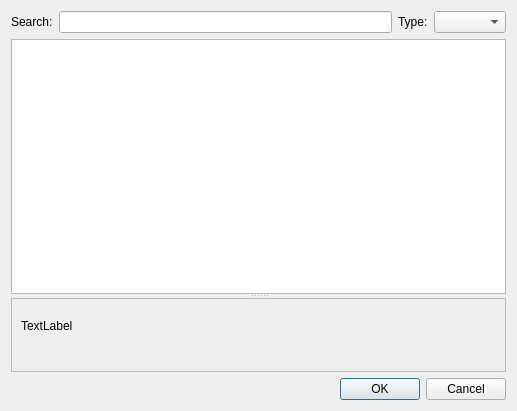
<ui version="4.0" >
 <class>Dialog</class>
 <widget class="QDialog" name="Dialog" >
  <property name="geometry" >
   <rect>
    <x>0</x>
    <y>0</y>
    <width>517</width>
    <height>411</height>
   </rect>
  </property>
  <property name="windowTitle" >
   <string>Get Shared Decks/Plugins</string>
  </property>
  <layout class="QVBoxLayout" name="verticalLayout" >
   <item>
    <layout class="QHBoxLayout" name="horizontalLayout" >
     <item>
      <widget class="QLabel" name="searchLabel" >
       <property name="text" >
        <string>Search:</string>
       </property>
      </widget>
     </item>
     <item>
      <widget class="QLineEdit" name="search" />
     </item>
     <item>
      <widget class="QLabel" name="label_2" >
       <property name="text" >
        <string>Type:</string>
       </property>
      </widget>
     </item>
     <item>
      <widget class="QComboBox" name="type" />
     </item>
    </layout>
   </item>
   <item>
    <widget class="QSplitter" name="splitter" >
     <property name="orientation" >
      <enum>Qt::Vertical</enum>
     </property>
     <widget class="QTableWidget" name="table" />
     <widget class="QScrollArea" name="scrollArea" >
      <property name="frameShape" >
       <enum>QFrame::StyledPanel</enum>
      </property>
      <property name="frameShadow" >
       <enum>QFrame::Plain</enum>
      </property>
      <property name="verticalScrollBarPolicy" >
       <enum>Qt::ScrollBarAsNeeded</enum>
      </property>
      <property name="horizontalScrollBarPolicy" >
       <enum>Qt::ScrollBarAlwaysOff</enum>
      </property>
      <widget class="QWidget" name="scrollAreaWidgetContents" >
       <property name="geometry" >
        <rect>
         <x>0</x>
         <y>0</y>
         <width>494</width>
         <height>54</height>
        </rect>
       </property>
       <property name="sizePolicy" >
        <sizepolicy vsizetype="Expanding" hsizetype="Expanding" >
         <horstretch>0</horstretch>
         <verstretch>0</verstretch>
        </sizepolicy>
       </property>
       <layout class="QVBoxLayout" name="verticalLayout_2" >
        <item>
         <widget class="QLabel" name="bottomLabel" >
          <property name="text" >
           <string>TextLabel</string>
          </property>
         </widget>
        </item>
       </layout>
      </widget>
     </widget>
    </widget>
   </item>
   <item>
    <widget class="QDialogButtonBox" name="buttonBox" >
     <property name="orientation" >
      <enum>Qt::Horizontal</enum>
     </property>
     <property name="standardButtons" >
      <set>QDialogButtonBox::Cancel|QDialogButtonBox::Ok</set>
     </property>
    </widget>
   </item>
  </layout>
 </widget>
 <resources/>
 <connections>
  <connection>
   <sender>buttonBox</sender>
   <signal>accepted()</signal>
   <receiver>Dialog</receiver>
   <slot>accept()</slot>
   <hints>
    <hint type="sourcelabel" >
     <x>248</x>
     <y>254</y>
    </hint>
    <hint type="destinationlabel" >
     <x>157</x>
     <y>274</y>
    </hint>
   </hints>
  </connection>
  <connection>
   <sender>buttonBox</sender>
   <signal>rejected()</signal>
   <receiver>Dialog</receiver>
   <slot>reject()</slot>
   <hints>
    <hint type="sourcelabel" >
     <x>316</x>
     <y>260</y>
    </hint>
    <hint type="destinationlabel" >
     <x>286</x>
     <y>274</y>
    </hint>
   </hints>
  </connection>
 </connections>
</ui>
